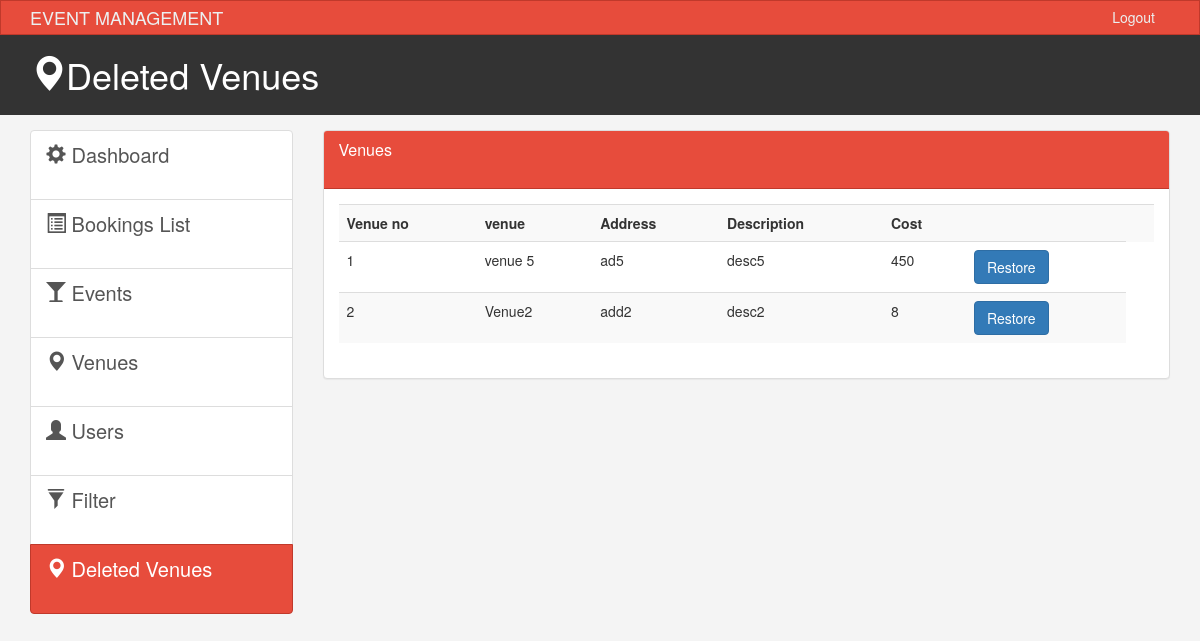
The page /admin/venue_logs.php on the database its author committed.
### tables this page shows
CREATE TABLE `venue_logs` (
  `id` int(2) NOT NULL,
  `venue_id` int(2) NOT NULL,
  `name` varchar(20) NOT NULL,
  `address` varchar(30) NOT NULL,
  `description` varchar(20) NOT NULL,
  `rate` int(5) NOT NULL
);

### admin/venue_logs.php (the view, shortened to what this page needs)
<!DOCTYPE html>
<html lang="en">
  <head>
    <link href="css/bootstrap.min.css?v=<?php echo time(); ?>" rel="stylesheet">
    <link href="css/style.css?v=<?php echo time(); ?>" rel="stylesheet">
  </head>
  <body>
    <nav class="navbar navbar-default">
      <div class="container">
        <div class="navbar-header">
          <a class="navbar-brand" href="#">EVENT MANAGEMENT</a>
        </div>
        <div id="navbar" class="collapse navbar-collapse">
          <ul class="nav navbar-nav navbar-right">
            <li><a href="../login.php">Logout</a></li>
          </ul>
        </div>
      </div>
    </nav>
    <header id="header">
      <div class="container">
        <div class="row">
          <div class="col-md-10">
            <h1><span class="glyphicon glyphicon-map-marker" aria-hidden="true"></span>Deleted Venues</h1>
            </div>
        </div>
      </div>
    </header>
    <section id="main">
      <div class="container">
        <div class="row">
          <div class="col-md-3">
            <div class="list-group">
              <a href="index.php" class="list-group-item ">
                <span class="glyphicon glyphicon-cog" aria-hidden="true"></span> Dashboard
              </a>
              <a href="bookings_list.php" class="list-group-item"><span class="glyphicon glyphicon-list-alt" aria-hidden="true"></span> Bookings List </a>
              <a href="events.php" class="list-group-item"><span class="glyphicon glyphicon-glass" aria-hidden="true"></span> Events </a>
              <a href="venues.php" class="list-group-item"><span class="glyphicon glyphicon-map-marker" aria-hidden="true"></span> Venues </a>
              <a href="users.php" class="list-group-item"><span class="glyphicon glyphicon-user" aria-hidden="true"></span> Users </a>
              <a href="filter.php" class="list-group-item"><span class="glyphicon glyphicon-filter" aria-hidden="true"></span> Filter </a>
              <a href="venue_logs.php" class="list-group-item active main-color-bg"><span class="glyphicon glyphicon-map-marker" aria-hidden="true"></span> Deleted Venues </a>
            </div>
          </div>
          <div class="col-md-9">
            <div class="panel panel-default">
              <div class="panel-heading main-color-bg">
                <h3 class="panel-title">Venues</h3><br>
              </div>
              <div class="panel-body">
                <table class="table table-striped table-hover">
                      <tr>
                        <th>Venue no</th>
                        <th>venue</th>
                        <th>Address</th>
                        <th>Description</th>
                        <th>Cost</th>
                        <th><th>
                      </tr>
                      <?php  include('../connection.php'); ?>
                      <?php
                       $sql="SELECT * from `venue_logs`;";
                       $res = mysqli_query ($data, $sql);
                       $i=1;
                       while($row = mysqli_fetch_array($res)){
                        echo "<tr>";
                        echo "<td>"; echo $i++; echo"</td>";
                        echo "<td>"; echo $row["name"]; echo" </td>";
                        echo "<td>"; echo $row["address"]; echo" </td>";
                        echo "<td>"; echo $row["description"]; echo" </td>";
                        echo "<td>"; echo $row["rate"]; echo" </td>";
                        $id =  $row["id"];
                        echo "<td>"; echo "<a class='btn btn-primary' href='delete_logs.php?id= $id'>Restore</a>"; echo" </td>";
                        echo "</tr>";
                       }
                      ?>
                    </table>
              </div>
              </div>
          </div>
        </div>
      </div>
    </section>
  </body>
</html>

### admin/css/style.css (style rules this page uses)
body { background:#f4f4f4; }
.navbar { min-height: 33px !important; margin-bottom:0; border-radius:0; }
.navbar-nav > li > a, .navbar-brand { padding-top:6px !important; padding-bottom:0 !important; height: 33px; }
.navbar-default { background-color: #e74c3c; border-color: #c0392b; }
.navbar-default .navbar-brand { color: #ecf0f1; }
.navbar-default .navbar-nav > li > a { color: #ecf0f1; }
.navbar-default .navbar-collapse, .navbar-default .navbar-form { border-color: #ecf0f1; }
.main-color-bg { background-color: #e74c3c !important; border-color: #c0392b !important; color:#ffffff !important; }
#header { background:#333333; color:#ffffff; padding-bottom: 10px; margin-bottom: 15px; }
.list-group { height: 400px !important; }
a.list-group-item { font-size: 20px !important; }
.list-group-item { height: 70px !important; }

### rows shown on the page
venue_logs: name "venue 5", address "ad5", description "desc5", rate "450"
venue_logs: name "Venue2", address "add2", description "desc2", rate "8"
